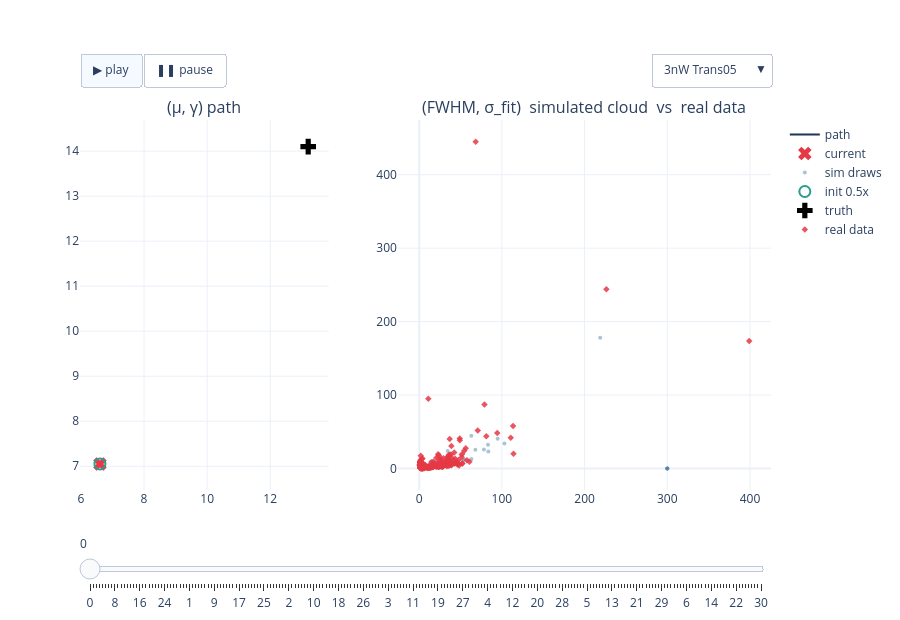

Notebook code cell kept with this figure:
### Code cell
# FIG 1b — 3nW interactive: path + cloud, experiment dropdown + play/slider   (22a verbatim)
fig_3nW = build_power_figure(RESULTS, '3nW')
if fig_3nW is not None:
    _h = os.path.join(REPO_ROOT, 'notebooks', '23_fisher_uncertainties', '23b-fig1b-3nW-paths-clouds.html')
    fig_3nW.write_html(_h, include_plotlyjs='cdn', config=CONFIG_PLOT)
    print('wrote', _h, f'({os.path.getsize(_h)/1e6:.1f} MB)')
    fig_3nW.show(config=CONFIG_PLOT)
